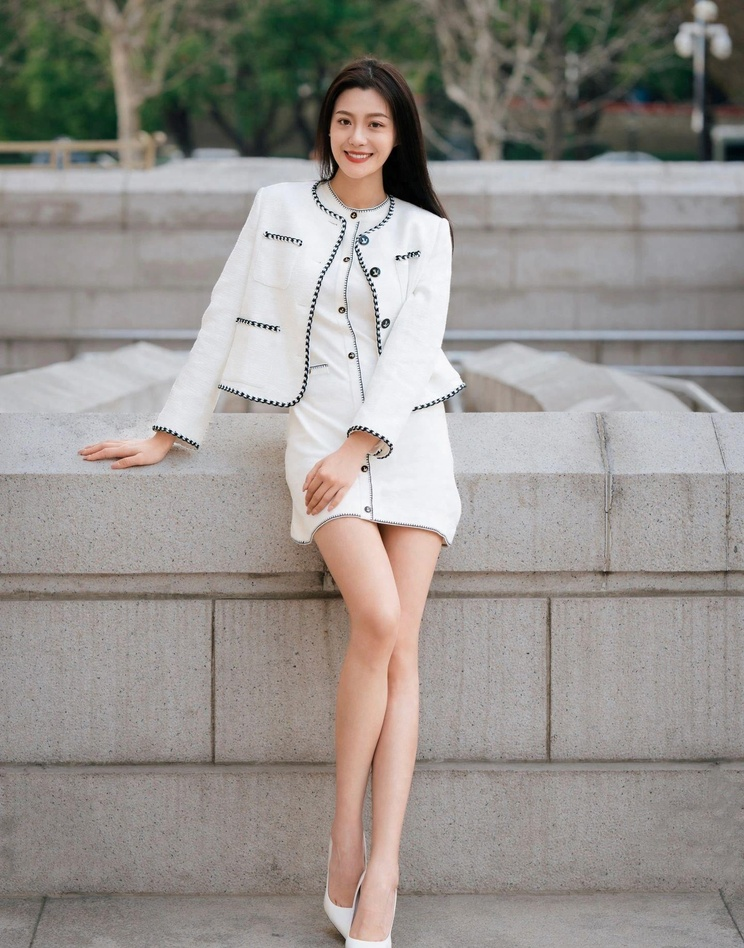
#> input picture 阿里云视频模板调用/uploads/111.jpg, 744 x 948 px, shrunk from 1440 x 1834 before the run, given in place of 111.png, which was not available
$ python hanyou_test.py
#> lines starting #> are read from the running program, lines starting #| are printed output that depends on the picture; after the words box and inside, x2 and y2 are one past the last pixel; in counts of white or black regions, pixels touching at a corner belong together; pictures that were not available may be replaced by others from this repository, and a replacement may not be noted
from PIL import Image, ImageDraw
import numpy as np

# 打开图像文件
image_path = r'C:\Users\Administrator\Desktop\111.png'  # 替换为你的图像路径
image = Image.open(image_path)
#> image is the input picture: PIL image 744x948 RGB; mean R, G, B 150.4, 145.9, 141.4

# 确保图像是RGB模式
if image.mode != 'RGB':
    image = image.convert('RGB')

# 将图像转换为NumPy数组
image_array = np.array(image)

# 定义黑色背景的颜色阈值（这里假设黑色为(0, 0, 0)，但可能需要根据实际情况调整）
black_threshold = (30, 30, 30)  # 由于图像可能不是完全的黑色，所以设置一个容忍度

# 创建一个与原图像大小相同的布尔数组，用于标记非黑色像素
non_black_mask = np.all(image_array > black_threshold, axis=-1)
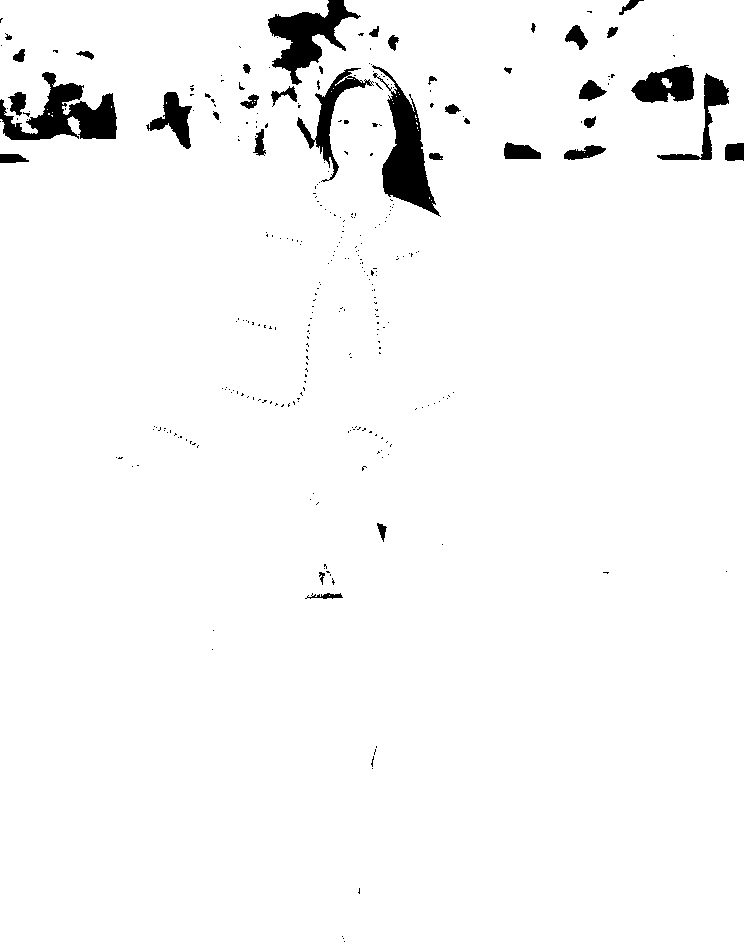
#> non_black_mask: shape (948, 744) bool; 97% white; 310 black regions (272 under 20 px), largest, box (x1, y1, x2, y2) and area: (372, 65, 441, 217) 3839, (0, 72, 117, 140) 3725, (268, 0, 361, 85) 3083

# 使用形态学操作（如膨胀和腐蚀）来清理和连接非黑色区域（可选）
from scipy.ndimage import binary_dilation, binary_erosion

# 膨胀操作可以帮助连接紧密的非黑色区域
dilated_mask = binary_dilation(non_black_mask, structure=np.ones((3,3),np.uint8))
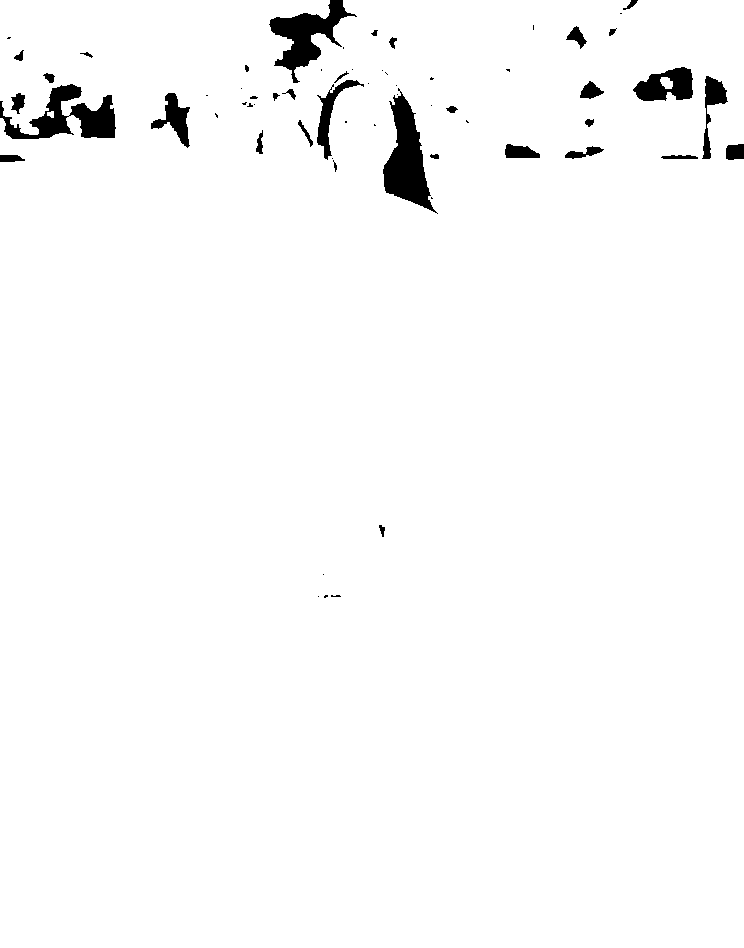
#> dilated_mask: shape (948, 744) bool; 97.9% white; 63 black regions (30 under 20 px), largest, box (x1, y1, x2, y2) and area: (383, 88, 438, 214) 3131, (0, 84, 116, 139) 2848, (269, 0, 357, 83) 2552

# 腐蚀操作可以帮助去除小的噪声点
cleaned_mask = binary_erosion(dilated_mask, structure=np.ones((3,3),np.uint8))
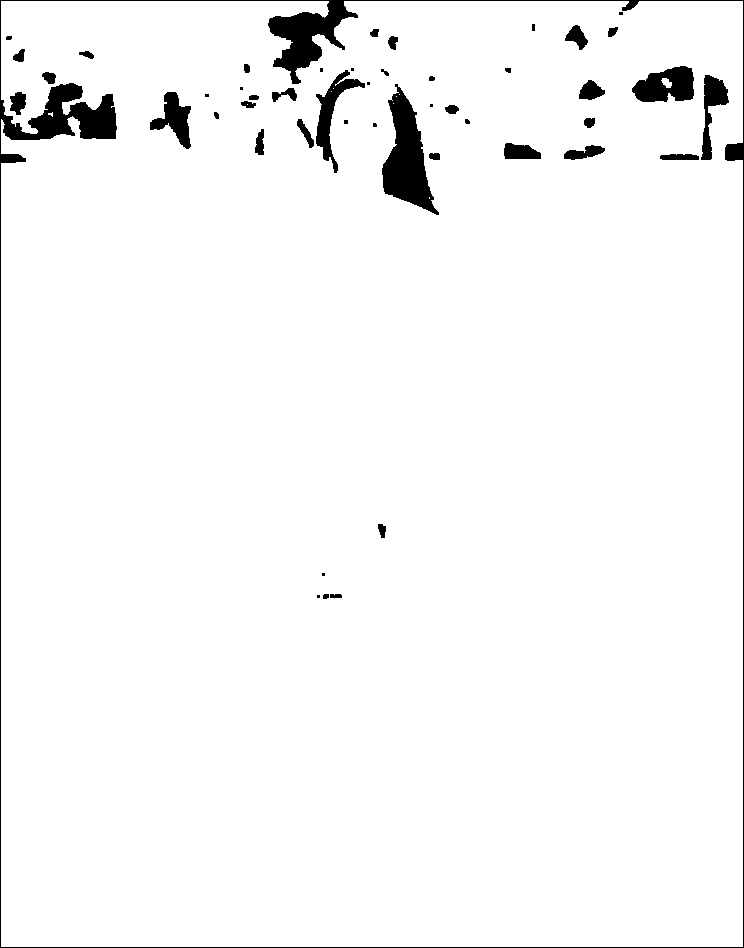
#> cleaned_mask: shape (948, 744) bool; 96.8% white; 48 black regions (11 under 20 px), largest, box (x1, y1, x2, y2) and area: (0, 0, 744, 948) 10474, (382, 84, 439, 215) 3585, (632, 66, 694, 102) 1580

# 查找轮廓（这里使用OpenCV库，因为Pillow没有直接的轮廓查找功能）
import cv2

# 将布尔数组转换为OpenCV可以处理的格式（0和255）
opencv_mask = (cleaned_mask * 255).astype(np.uint8)
#> opencv_mask: shape (948, 744); 96.8% white; 48 black regions (11 under 20 px)

# 查找轮廓
contours, _ = cv2.findContours(opencv_mask, cv2.RETR_EXTERNAL, cv2.CHAIN_APPROX_SIMPLE)
#> contours = 2 contours, 1 with area under 20; largest, box (x1, y1, x2, y2) and area: (1, 1, 743, 947) 692681

# 遍历轮廓并绘制矩形框（这里只是为了可视化，实际上你可以根据需要处理这些轮廓）
print("=================>",len(contours))
#| =================> 2
for contour in contours:
    print("------------------------------------")
    # 获取轮廓的边界框
    x, y, w, h = cv2.boundingRect(contour)
    print(x, y, w, h)
    # 在原图像上绘制矩形框（使用Pillow，因为OpenCV处理RGB图像时颜色顺序不同）
    image_draw = Image.fromarray(cv2.cvtColor(cv2.merge([opencv_mask, opencv_mask, opencv_mask]), cv2.COLOR_BGR2RGB))
    draw = ImageDraw.Draw(image_draw)
    draw.rectangle([(x, y), (x+w, y+h)], outline="red")
#> this loop made 2 passes
#> (x, y, w, h) on passes 1 to 2: (48, 112, 5, 5), (1, 1, 742, 946)
#| ------------------------------------
#| 48 112 5 5
#| ------------------------------------
#| 1 1 742 946

# 显示结果图像
image_draw.show()

# 注意：上面的代码中，我们实际上并没有直接“分割”出每一个方格，而是找到了它们的边界框。
# 如果你需要进一步的分割，你可能需要根据这些边界框裁剪出原始的图像部分。
